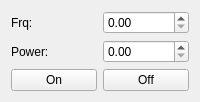
                      <widget class="QWidget" name="tab_7">
                       <attribute name="title">
                        <string>CW</string>
                       </attribute>
                       <layout class="QGridLayout" name="gridLayout_25">
                        <item row="0" column="1">
                         <widget class="QDoubleSpinBox" name="spnCWFrq">
                          <property name="maximum">
                           <double>20000.000000000000000</double>
                          </property>
                         </widget>
                        </item>
                        <item row="1" column="1">
                         <widget class="QDoubleSpinBox" name="spnCWPower"/>
                        </item>
                        <item row="0" column="0">
                         <widget class="QLabel" name="label_59">
                          <property name="text">
                           <string>Frq:</string>
                          </property>
                         </widget>
                        </item>
                        <item row="1" column="0">
                         <widget class="QLabel" name="label_64">
                          <property name="text">
                           <string>Power:</string>
                          </property>
                         </widget>
                        </item>
                        <item row="2" column="0">
                         <widget class="QPushButton" name="btnSetCW">
                          <property name="text">
                           <string>On</string>
                          </property>
                         </widget>
                        </item>
                        <item row="2" column="1">
                         <widget class="QPushButton" name="btnDisableCW">
                          <property name="text">
                           <string>Off</string>
                          </property>
                         </widget>
                        </item>
                       </layout>
                      </widget>
